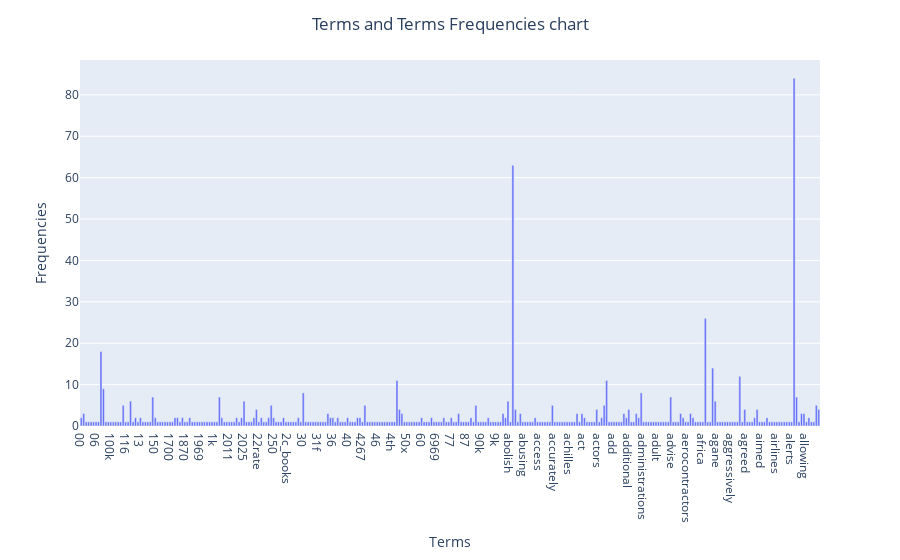

Write notebook code for a chart like this one.
### Markdown cell above
### Exercise 12 
Using plotly to plot

### Code cell
fig = px.bar(x=feature_extract.get_feature_names_out()[:300], y=term_frequencies[:300])
fig.update_layout(
    xaxis_title='Terms',
    yaxis_title='Frequencies',
    title={
        'text': 'Terms and Terms Frequencies chart',
        'x': 0.5,
        'xanchor': 'center'
    }
)
fig.show()

### Figure 1 — Plotly figure (JSON) as saved in the notebook; plotly's stock layout.template omitted (floating-point values rounded to 4 significant figures; data arrays with more than 128 entries replaced by an {"elided": "..."} marker saying what was removed)
{"data": [{"hovertemplate": "x=%{x}<br>y=%{y}<extra></extra>", "legendgroup": "", "marker": {"color": "#636efa", "pattern": {"shape": ""}}, "name": "", "orientation": "v", "showlegend": false, "textposition": "auto", "type": "bar", "x": {"elided": "300 str values"}, "xaxis": "x", "y": {"elided": "300 int values"}, "yaxis": "y"}], "layout": {"barmode": "relative", "legend": {"tracegroupgap": 0}, "margin": {"t": 60}, "title": {"text": "Terms and Terms Frequencies chart", "x": 0.5, "xanchor": "center"}, "xaxis": {"anchor": "y", "domain": [0, 1], "title": {"text": "Terms"}}, "yaxis": {"anchor": "x", "domain": [0, 1], "title": {"text": "Frequencies"}}}}
